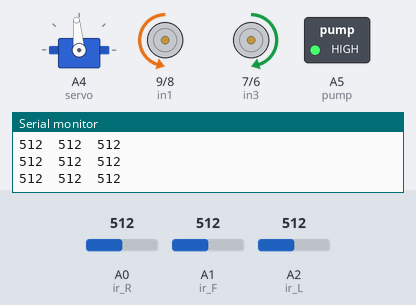
The sketch below on a simulated Arduino Uno, built with avr-gcc and run on an emulated ATmega328P. Shown: servo, motor-driver pin pairs drawn as motors (green arrow = first pin HIGH = forward, orange = second pin HIGH = backward, longer = more drive, scaled by the enable pin), switched loads named in the sketch (green lamp = pin HIGH), the last lines printed to the serial monitor. Wiring (inferred from the names in the program): servo: signal A4. Inputs (shaded band) come from the test bench; at power-on: A1 (ir_F) = 512, A2 (ir_L) = 512, A0 (ir_R) = 512. Servo pulses on a pin are drawn as a servo (544–2400 µs = 0–180°); pins used as bus, display or sensor lines are not drawn.

Above: at 3.5 s.
3.6 s: A1 (ir_F) set to 942
5.1 s: A1 (ir_F) set to 971
At 5.32 s:
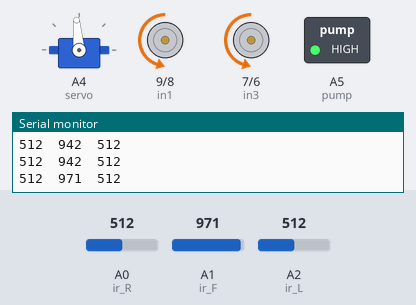
8.1 s: A2 (ir_L) set to 38
11.1 s: A2 (ir_L) set to 30
14.1 s: A0 (ir_R) set to 30
At 14.8 s:
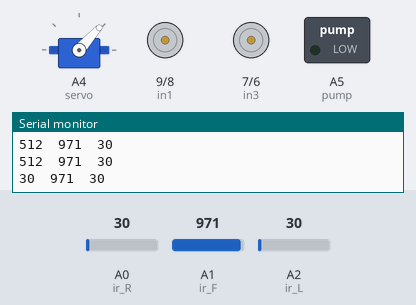
17.1 s: A0 (ir_R) set to 50
Timing chart, 0 to 21.1 s (numbered marks = the images above; inputs shaded):
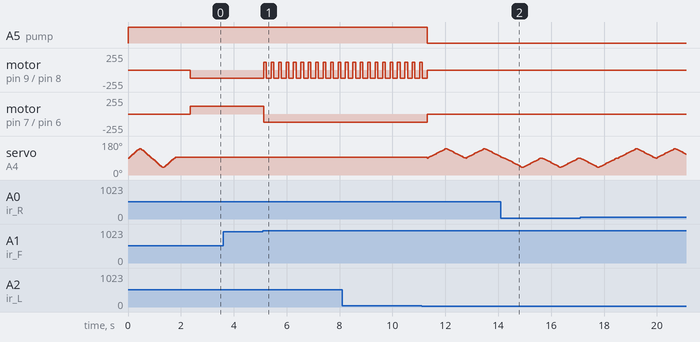

The sketch:

Fire_Extinguisher_Robot_Code.ino
```cpp
#define enA 10
#define in1 9
#define in2 8
#define in3 7
#define in4 6
#define enB 5

#define ir_R A0
#define ir_F A1
#define ir_L A2

#define servo A4
#define pump A5

int Speed = 120;
int s1, s2, s3;

// 🛠️ DISTANCE CALIBRATION VARIANCE
// Lower this number if the pump still starts too far away (e.g., try 50, 60, or 80)
// Raise this number if the car crashes into the fire without spraying.
// =================================================================
int fireCloseThreshold = 45;

void setup() {
  Serial.begin(9600);

  pinMode(ir_R, INPUT);
  pinMode(ir_F, INPUT);
  pinMode(ir_L, INPUT);

  pinMode(enA, OUTPUT);
  pinMode(in1, OUTPUT);
  pinMode(in2, OUTPUT);
  pinMode(in3, OUTPUT);
  pinMode(in4, OUTPUT);
  pinMode(enB, OUTPUT);

  pinMode(servo, OUTPUT);
  pinMode(pump, OUTPUT);

  digitalWrite(pump, 1); // Keep pump OFF at startup

  // Initial Servo Scanning Startup Routine
  for (int angle = 90; angle <= 140; angle += 5) { servoPulse(servo, angle); }
  for (int angle = 140; angle >= 40; angle -= 5) { servoPulse(servo, angle); }
  for (int angle = 40; angle <= 95; angle += 5) { servoPulse(servo, angle); }

  analogWrite(enA, Speed);
  analogWrite(enB, Speed);
  delay(500);
}

void loop() {
  s1 = analogRead(ir_R);
  s2 = analogRead(ir_F);
  s3 = analogRead(ir_L);

  Serial.print(s1);
  Serial.print("\t");
  Serial.print(s2);
  Serial.print("\t");
  Serial.println(s3);
  delay(30);

  // =================================================================
  // 1. CRITICAL CLOSE-RANGE STOP EXTINGUISH ZONE
  // The pump will ONLY engage if the fire drops below your tight threshold
  // =================================================================
  if (s2 < fireCloseThreshold) {
    Stop();
    digitalWrite(pump, 0); // Turn ON pump

    // Extinguish spray loop
    for (int angle = 90; angle <= 140; angle += 3) { servoPulse(servo, angle); }
    for (int angle = 140; angle >= 40; angle -= 3) { servoPulse(servo, angle); }
    for (int angle = 40; angle <= 90; angle += 3) { servoPulse(servo, angle); }
  }

  else if (s1 < (fireCloseThreshold - 10)) {
    Stop();
    digitalWrite(pump, 0);
    for (int angle = 90; angle >= 40; angle -= 3) { servoPulse(servo, angle); }
    for (int angle = 40; angle <= 90; angle += 3) { servoPulse(servo, angle); }
  }

  else if (s3 < (fireCloseThreshold - 10)) {
    Stop();
    digitalWrite(pump, 0);
    for (int angle = 90; angle <= 140; angle += 3) { servoPulse(servo, angle); }
    for (int angle = 140; angle >= 90; angle -= 3) { servoPulse(servo, angle); }
  }

  // =================================================================
  // 2. LONG-RANGE CHASE ZONE
  // If the reading is anywhere above the close threshold up to 960, it MUST drive forward.
  // =================================================================
  else if (s2 >= fireCloseThreshold && s2 <= 960) {
    digitalWrite(pump, 1); // Absolutely force pump to stay OFF while driving
    forword();             // Drive straight toward fire
  }

  else if (s1 >= (fireCloseThreshold + 1) && s1 <= 960) {
    digitalWrite(pump, 1);
    backword();
    delay(100);
    turnRight();
    delay(150);
  }

  else if (s3 >= (fireCloseThreshold + 1) && s3 <= 960) {
    digitalWrite(pump, 1);
    backword();
    delay(100);
    turnLeft();
    delay(150);
  }

  // =================================================================
  // 3. STANDBY ZONE (No fire present)
  // =================================================================
  else {
    digitalWrite(pump, 1);
    Stop();
  }
}

void servoPulse(int pin, int angle) {
  int pwm = (angle * 11) + 500;
  digitalWrite(pin, HIGH);
  delayMicroseconds(pwm);
  digitalWrite(pin, LOW);
  delay(40);
}

// --- DIRECTION SUB-ROUTINES ---

void forword() {
  digitalWrite(in1, LOW);
  digitalWrite(in2, HIGH);
  digitalWrite(in3, HIGH);
  digitalWrite(in4, LOW);
}

void backword() {
  digitalWrite(in1, HIGH);
  digitalWrite(in2, LOW);
  digitalWrite(in3, LOW);
  digitalWrite(in4, HIGH);
}

void turnRight() {
  digitalWrite(in1, LOW);
  digitalWrite(in2, HIGH);
  digitalWrite(in3, LOW);
  digitalWrite(in4, HIGH);
}

void turnLeft() {
  digitalWrite(in1, HIGH);
  digitalWrite(in2, LOW);
  digitalWrite(in3, HIGH);
  digitalWrite(in4, LOW);
}

void Stop() {
  digitalWrite(in1, LOW);
  digitalWrite(in2, LOW);
  digitalWrite(in3, LOW);
  digitalWrite(in4, LOW);
}
```

Measured:
- the behaviour switches between 960 and 961 on A1 (ir_F) (found by bisection; images 0 and 1)
- after the input at 5.1 s, motor on pin 9 (in1) / pin 8 (in2): alternates forward 120/255 for 0.10 s and backward 120/255 for 0.18 s, starting at once; motor on pin 7 (in3) / pin 6 (in4): forward 120/255 → backward 120/255 at once
